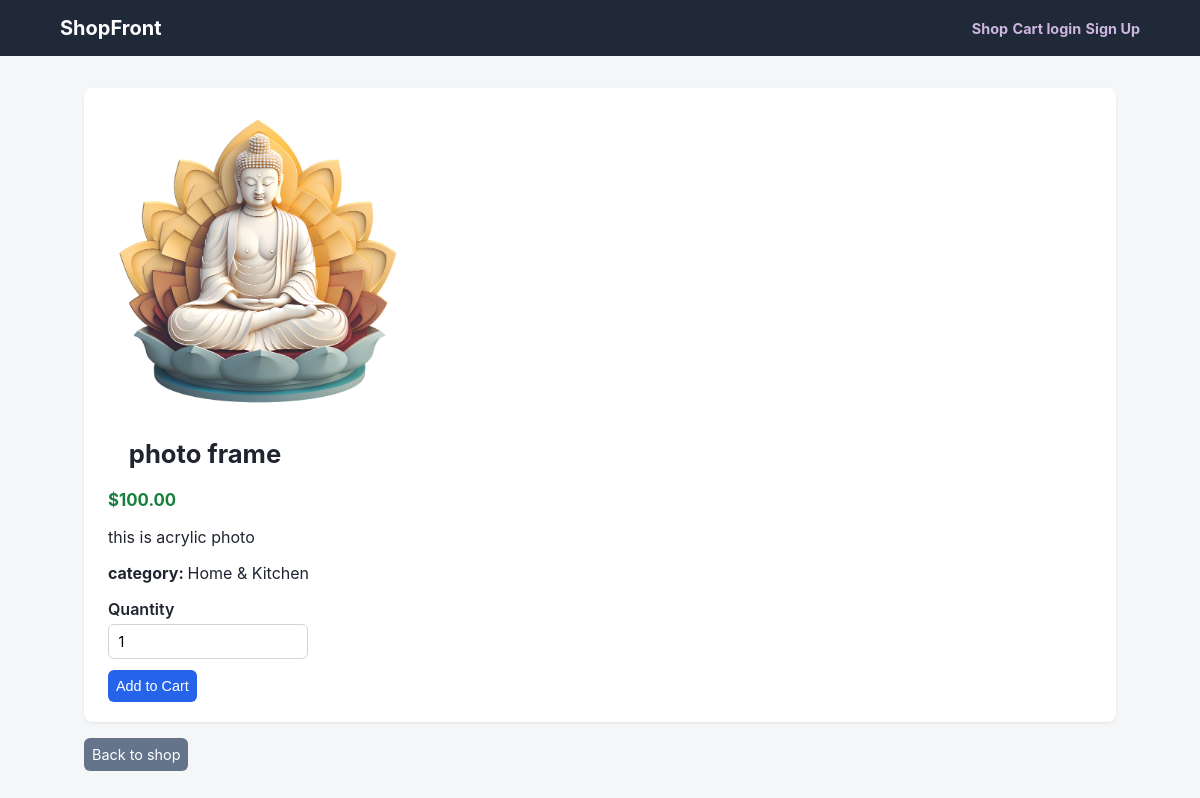
Page /product/photo-frame/ on the committed database.
### store/models.py (models this page shows, shortened)
class Product(models.Model):
    name=models.CharField(max_length=200)
    slug=models.SlugField(max_length=220)
    description=models.TextField(blank=True)
    category=models.ForeignKey(Category,on_delete=models.SET_NULL,null=True,blank=True,related_name="products")
    price=models.DecimalField(max_digits=10,decimal_places=2)
    stock=models.PositiveIntegerField(default=0)
    image=models.ImageField(upload_to="media/",blank=True,null=True)
    is_active=models.BooleanField(default=True)
    created_at=models.DateTimeField(auto_now_add=True)
    class Meta:
        ordering=["-created_at"]
        db_table="product"
    @property
    def in_stock(self):
        return self.stock>0

class Category(models.Model):
    name=models.CharField(max_length=100,unique=True)
    slug=models.SlugField(max_length=100,unique=True)
    class Meta:
        verbose_name_plural="categories"
        ordering=["name"]
        db_table="category"
    def __str__(self):
        return self.name

### store/views.py (the view)
# urls.py: path("product/<slug:slug>/",views.ProductDetailView.as_view(),name="product_detail"),
class ProductDetailView(DetailView):
    model = Product
    template_name = "store/product_detail.html"
    context_object_name = "product"
    slug_url_kwarg = "slug" #SingleObjectMixin is attribute or data memeber
    def get_queryset(self):
        return Product.objects.filter(is_active=True)

### templates/store/product_detail.html (shortened to what this page needs)
{% extends "base.html" %}
{% block content %}
<div class="card">
    {% if product.image %}
        <img src="{{product.image.url}}" alt="{{product.name}}" style="max-width: 300px;border: 20px;">
    {% endif %}
    <h1>{{product.name}}</h1>
    <p class="price">${{product.price}}</p>
    <p>{{product.description|default:"No description available"}}</p>
    <p><strong>category: </strong>{{product.category|default:"-"}}</p>
    {% if product.in_stock %}
        <form action="{% url 'cart_add' product.id%}" style="max-width: 200px;" method="post">
            <label for="qty">Quantity</label>
            <input type="number" name="quantity" id="qty" value="1" min="1" max="{{product.stock}}">
            <button type="submit" class="btn" style="margin-top: 0.7rem;">Add to Cart</button>
        </form>
    {% else %}
       <p class="out-of-stock">out of stock</p>
    {% endif %}
</div>
<a href="{% url 'product_list' %}" class="btn secondary">Back to shop</a>
{% endblock %}

### static/css/style.css (style rules this page uses)
* { box-sizing: border-box; }
body { margin:0; font-family: -apple-system, BlinkMacSystemFont, 'Segoe UI', Roboto, Oxygen, Ubuntu, Cantarell; background: #f5f6f8; color:#1f2430; }
h1 { font-size: 1.6rem; margin: 1.3rem; }
.card { background: #fff; border-radius: 8px; padding: 1.25rem 1.5rem; box-shadow: 0 1px 3px rgba(0,0,0,0.08); margin-bottom: 1rem; }
.price { font-weight: 700; color:#16803c; font-size: 1.05rem; }
.btn { display:inline-block; padding: 0.5rem; border-radius: 6px; background: #2563eb; color:#fff; text-decoration: none; font-size:0.9rem; border:none; cursor:pointer; }
.btn.secondary { background: #64748b; }
form label { display: block; margin-bottom: 0.3rem; font-size: 0.9; font-weight: 600; }
input[type=text],input[type=email],input[type=password],input[type=number],textarea,select { width:100%; padding: 0.5rem 0.6rem; border: 1px solid #d1d5db; border-radius: 6px; font-size: 0.9rem; font-family: inherit; }

### rows in the picture
Product: image (picture), name "photo frame", price "100.00", description "this is acrylic photo", category "Home & Kitchen"
